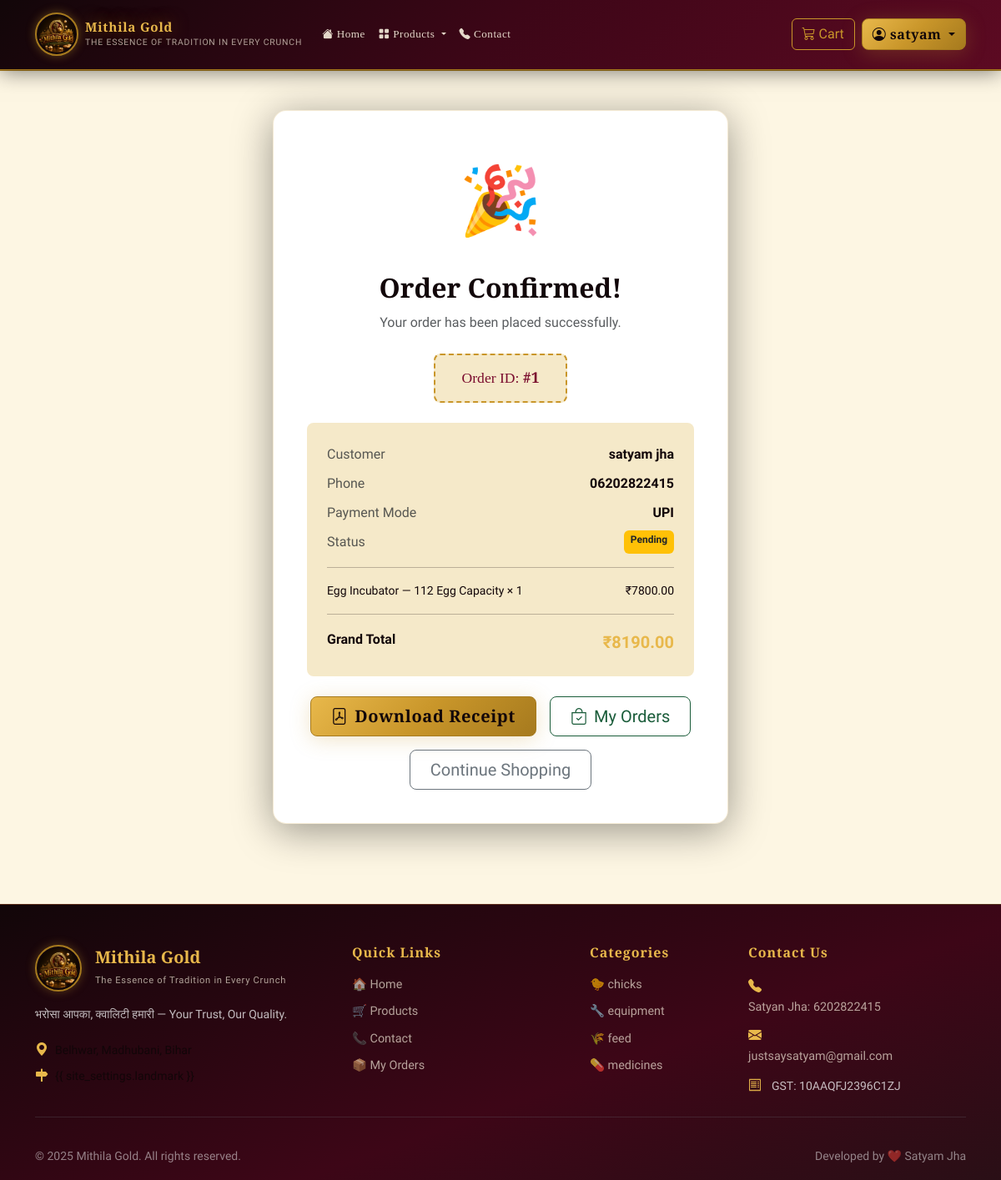
Screenshot of /orders/confirmation/1/ (signed in) with the database file from the repository.
### store/models.py (models this page shows, shortened)
class Order(models.Model):
    STATUS_PENDING = 'pending'
    STATUS_PROCESSING = 'processing'
    STATUS_SHIPPED = 'shipped'
    STATUS_DELIVERED = 'delivered'
    STATUS_CANCELLED = 'cancelled'
    STATUS_CHOICES = [
        (STATUS_PENDING, 'Pending'),
        (STATUS_PROCESSING, 'Processing'),
        (STATUS_SHIPPED, 'Shipped'),
        (STATUS_DELIVERED, 'Delivered'),
        (STATUS_CANCELLED, 'Cancelled'),
    ]
    STATUS_COLORS = {
        STATUS_PENDING: 'warning',
        STATUS_PROCESSING: 'info',
        STATUS_SHIPPED: 'primary',
        STATUS_DELIVERED: 'success',
        STATUS_CANCELLED: 'danger',
    }
    farmer = models.ForeignKey(User, on_delete=models.SET_NULL, null=True, related_name='orders')
    customer_name = models.CharField(max_length=200)
    customer_phone = models.CharField(max_length=15)
    customer_address = models.TextField()
    status = models.CharField(max_length=20, choices=STATUS_CHOICES, default=STATUS_PENDING)
    total_amount = models.DecimalField(max_digits=12, decimal_places=2, default=0)
    gst_amount = models.DecimalField(max_digits=10, decimal_places=2, default=0)
    payment_mode = models.CharField(max_length=50, default='Cash')
    notes = models.TextField(blank=True)
    created_at = models.DateTimeField(auto_now_add=True)
    updated_at = models.DateTimeField(auto_now=True)
    class Meta:
        ordering = ['-created_at']

class OrderItem(models.Model):
    order = models.ForeignKey(Order, on_delete=models.CASCADE, related_name='items')
    product = models.ForeignKey(Product, on_delete=models.SET_NULL, null=True)
    product_name = models.CharField(max_length=200)  # stored at time of order
    quantity = models.PositiveIntegerField(default=1)
    unit_price = models.DecimalField(max_digits=10, decimal_places=2)
    @property
    def total(self):
        return self.quantity * self.unit_price

class SiteSettings(models.Model):
    company_name = models.CharField(max_length=200, default='Mithila Gold')
    address = models.TextField(default='Darbhanga, Mithila, Bihar')
    landmark = models.CharField(max_length=200, default='')
    phone_primary = models.CharField(max_length=20, default='6202822415', verbose_name='Phone (Satyan Jha)')
    phone_secondary = models.CharField(max_length=20, default='', blank=True, null=True)
    email = models.EmailField(blank=True, default='')
    gst_number = models.CharField(max_length=50, default='10AAQFJ2396C1ZJ')
    tagline = models.CharField(max_length=300, default='मिथिला की धरोहर — हर कौर में।')
    maps_embed_url = models.URLField(
        blank=True,
        default='https://maps.google.com/maps?q=Belhwar+Durga+Mandir+Madhubani+Bihar&output=embed'
    )
    updated_at = models.DateTimeField(auto_now=True)
    class Meta:
        verbose_name = 'Site Settings'
        verbose_name_plural = 'Site Settings'
    @classmethod
    def get_settings(cls):
        obj, _ = cls.objects.get_or_create(pk=1)
        return obj

class Category(models.Model):
    name = models.CharField(max_length=100, unique=True)
    slug = models.SlugField(unique=True)
    description = models.CharField(max_length=200, blank=True)
    icon = models.CharField(max_length=100, default='📌')  # emoji icon for display
    class Meta:
        verbose_name_plural = 'Categories'
        ordering = ['name']

### store/views.py (the view)
# urls.py: path('orders/confirmation/<int:pk>/', views.order_confirmation, name='order_confirmation'),
@login_required
def order_confirmation(request, pk):
    order = get_object_or_404(Order, pk=pk, farmer=request.user)
    context = {
        'order': order,
        'page_title': f'Order #{order.pk} Confirmed',
    }
    return render(request, 'order_confirmation.html', context)

### templates/order_confirmation.html
{% extends 'base.html' %}
{% load static %}
{% block content %}
<div class="container py-5">
  <div class="row justify-content-center">
    <div class="col-md-8 col-lg-6">
      <div class="confirmation-card text-center">
        <div class="confirmation-icon animate-bounce">🎉</div>
        <h2 class="fw-bold mt-3 text-farm-green">Order Confirmed!</h2>
        <p class="text-muted mb-4">Your order has been placed successfully.</p>
        <div class="order-id-badge mb-4">
          Order ID: <strong>#{{ order.pk }}</strong>
        </div>
        <div class="order-detail-box text-start p-4 mb-4">
          <div class="d-flex justify-content-between mb-2">
            <span class="text-muted">Customer</span>
            <span class="fw-bold">{{ order.customer_name }}</span>
          </div>
          <div class="d-flex justify-content-between mb-2">
            <span class="text-muted">Phone</span>
            <span class="fw-bold">{{ order.customer_phone }}</span>
          </div>
          <div class="d-flex justify-content-between mb-2">
            <span class="text-muted">Payment Mode</span>
            <span class="fw-bold">{{ order.payment_mode }}</span>
          </div>
          <div class="d-flex justify-content-between mb-2">
            <span class="text-muted">Status</span>
            <span class="badge bg-warning text-dark">{{ order.get_status_display }}</span>
          </div>
          <hr>
          {% for item in order.items.all %}
          <div class="d-flex justify-content-between small mb-1">
            <span>{{ item.product_name }} × {{ item.quantity }}</span>
            <span>₹{{ item.total }}</span>
          </div>
          {% endfor %}
          <hr>
          <div class="d-flex justify-content-between">
            <span class="fw-bold">Grand Total</span>
            <span class="fw-bold text-warning fs-5">₹{{ order.total_amount }}</span>
          </div>
        </div>
        <div class="d-flex justify-content-center gap-3 flex-wrap">
          <a href="{% url 'store:receipt_pdf' order.pk %}" class="btn btn-farm-primary btn-lg px-4">
            <i class="bi bi-file-pdf me-2"></i>Download Receipt
          </a>
          <a href="{% url 'store:my_orders' %}" class="btn btn-outline-success btn-lg px-4">
            <i class="bi bi-bag-check me-2"></i>My Orders
          </a>
          <a href="{% url 'store:product_list' %}" class="btn btn-outline-secondary btn-lg px-4">
            Continue Shopping
          </a>
        </div>
      </div>
    </div>
  </div>
</div>
{% endblock %}

### templates/base.html (shortened to what this page needs)
{% load static %}
<!DOCTYPE html>
<html lang="en">
<head>
  <link href="https://cdn.jsdelivr.net/npm/bootstrap@5.3.2/dist/css/bootstrap.min.css" rel="stylesheet">
  <link href="https://cdn.jsdelivr.net/npm/bootstrap-icons@1.11.3/font/bootstrap-icons.css" rel="stylesheet">
  <link rel="stylesheet" href="{% static 'css/style.css' %}">
</head>
<body>
  <nav class="navbar navbar-expand-lg navbar-farm sticky-top">
    <div class="container">
      <a class="navbar-brand d-flex align-items-center gap-2" href="{% url 'store:home' %}">
        <img src="{% static 'img/logo.png' %}" alt="Mithila Gold Logo" class="nav-logo"
          onerror="this.onerror=null;this.style.display='none';this.nextElementSibling.style.display='flex';">
        <div class="d-none d-md-block">
          <div class="brand-name">Mithila Gold</div>
          <div class="brand-tagline">The Essence of Tradition in Every Crunch</div>
        </div>
      </a>
      <div class="collapse navbar-collapse" id="navbarMain">
        <ul class="navbar-nav me-auto mb-2 mb-lg-0">
          <li class="nav-item">
            <a class="nav-link {% if request.resolver_match.url_name == 'home' %}active{% endif %}"
              href="{% url 'store:home' %}">
              <i class="bi bi-house-fill"></i> Home
            </a>
          </li>
          <li class="nav-item dropdown">
            <a class="nav-link dropdown-toggle {% if request.resolver_match.url_name == 'product_list' %}active{% endif %}"
              href="#" data-bs-toggle="dropdown">
              <i class="bi bi-grid-fill"></i> Products
            </a>
          </li>
          <li class="nav-item">
            <a class="nav-link {% if request.resolver_match.url_name == 'contact' %}active{% endif %}"
              href="{% url 'store:contact' %}">
              <i class="bi bi-telephone-fill"></i> Contact
            </a>
          </li>
        </ul>
        <div class="d-flex align-items-center gap-2">
          <a href="{% url 'store:cart' %}"
            class="btn btn-outline-warning position-relative d-none d-lg-flex align-items-center gap-1">
            <i class="bi bi-cart3"></i>
            <span>Cart</span>
          </a>
          {% if user.is_authenticated %}
          <div class="dropdown">
            <button class="btn btn-farm-primary dropdown-toggle" type="button" data-bs-toggle="dropdown">
              <i class="bi bi-person-circle"></i> {{ user.first_name|default:user.username }}
            </button>
          </div>
          {% endif %}
        </div>
      </div>
    </div>
  </nav>
  <main>
    {% block content %}{% endblock %}
  </main>
  <footer class="footer-farm mt-5">
    <div class="container">
      <div class="row gy-4">
        <div class="col-lg-4 col-md-6">
          <div class="d-flex align-items-center gap-3 mb-3">
            <img src="{% static 'img/logo.png' %}" alt="Mithila Gold Logo" class="footer-logo"
              onerror="this.onerror=null;this.style.display='none';">
            <div>
              <h5 class="mb-0 fw-bold" style="color:var(--gold-light);font-family:'Cinzel',serif;">Mithila Gold</h5>
              <small style="color:rgba(253,246,227,0.65);font-size:0.7rem;letter-spacing:0.06em;">The Essence of Tradition in Every Crunch</small>
            </div>
          </div>
          <p class="text-light opacity-75 small">{{ site_settings.tagline }}</p>
          <p class="mb-1"><i class="bi bi-geo-alt-fill text-warning me-2"></i><small>{{ site_settings.address }}</small>
          </p>
          <p class="mb-0"><i class="bi bi-signpost-fill text-warning me-2"></i><small>{{ site_settings.landmark
              }}</small></p>
        </div>
        <div class="col-lg-3 col-md-6">
          <h6 class="fw-bold mb-3" style="color:var(--gold-light);font-family:'Cinzel',serif;letter-spacing:0.06em;">Quick Links</h6>
          <ul class="list-unstyled">
            <li><a href="{% url 'store:home' %}" class="footer-link">🏠 Home</a></li>
            <li><a href="{% url 'store:product_list' %}" class="footer-link">🛒 Products</a></li>
            <li><a href="{% url 'store:contact' %}" class="footer-link">📞 Contact</a></li>
            <li><a href="{% url 'store:my_orders' %}" class="footer-link">📦 My Orders</a></li>
          </ul>
        </div>
        <div class="col-lg-2 col-md-6">
          <h6 class="fw-bold mb-3" style="color:var(--gold-light);font-family:'Cinzel',serif;letter-spacing:0.06em;">Categories</h6>
          <ul class="list-unstyled">
            {% for cat in categories %}
            <li><a href="{% url 'store:product_list' %}?category={{ cat.slug }}" class="footer-link">{{ cat.icon }} {{ cat.name }}</a></li>
            {% endfor %}
          </ul>
        </div>
        <div class="col-lg-3 col-md-6">
          <h6 class="fw-bold mb-3" style="color:var(--gold-light);font-family:'Cinzel',serif;letter-spacing:0.06em;">Contact Us</h6>
          <p class="mb-1">
            <i class="bi bi-telephone-fill text-warning me-2"></i>
            <a href="tel:{{ site_settings.phone_primary }}" class="footer-link">Satyan Jha: {{ site_settings.phone_primary }}</a>
          </p>
          {% if site_settings.email %}
          <p class="mb-1">
            <i class="bi bi-envelope-fill text-warning me-2"></i>
            <a href="mailto:{{ site_settings.email }}" class="footer-link">{{ site_settings.email }}</a>
          </p>
          {% endif %}
          <p class="mb-0 mt-2">
            <i class="bi bi-receipt text-warning me-2"></i>
            <small class="text-light opacity-75">GST: {{ site_settings.gst_number }}</small>
          </p>
        </div>
      </div>
      <hr class="border-secondary mt-4">
      <div class="row align-items-center py-3">
        <div class="col-md-6 text-center text-md-start">
          <small class="text-light opacity-50">© 2025 Mithila Gold. All rights reserved.</small>
        </div>
        <div class="col-md-6 text-center text-md-end">
          <small class="text-light opacity-50">Developed by ❤️ Satyam Jha</small>
        </div>
      </div>
    </div>
  </footer>
</body>
</html>

### rows the page displays
Order: pk "1", customer_name "satyam jha", customer_phone "06202822415", payment_mode "UPI", status "Pending", total_amount "8190.00"
OrderItem: product_name "Egg Incubator — 112 Egg Capacity", quantity "1", total "7800.00"
SiteSettings: tagline "भरोसा आपका, क्वालिटी हमारी — Your Trust, Our Quality.", phone_primary "6202822415", email "justsaysatyam@gmail.com", gst_number "10AAQFJ2396C1ZJ"
Category: icon "🐤", name "chicks"
Category: icon "🔧", name "equipment"
Category: icon "🌾", name "feed"
Category: icon "💊", name "medicines"

### other values shown
{{ user.first_name|default:user.username }} "satyam"
